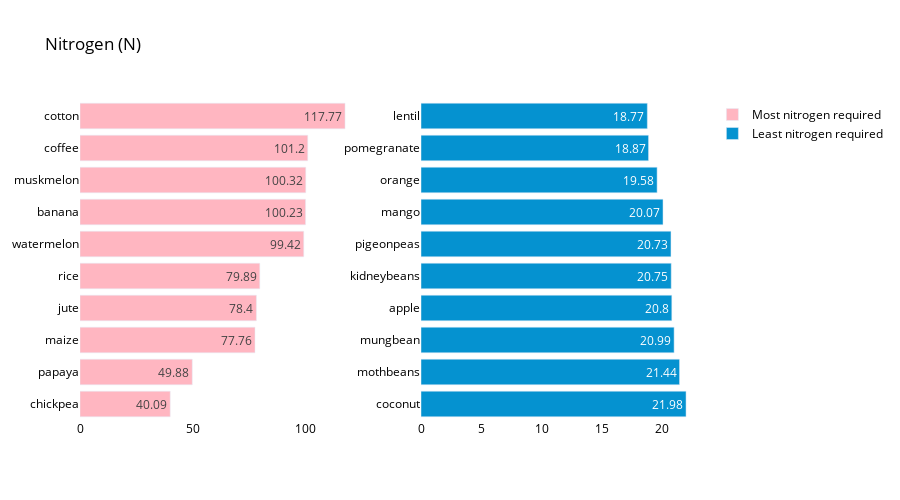

Notebook source saved alongside this figure:
### Markdown cell above
### Nitrogen Analysis

### Code cell
crop_summary_N = crop_summary.sort_values(by='N', ascending=False)
  
fig = make_subplots(rows=1, cols=2)

top = {
    'y' : crop_summary_N['N'][0:10].sort_values().index,
    'x' : crop_summary_N['N'][0:10].sort_values()
}

last = {
    'y' : crop_summary_N['N'][-10:].index,
    'x' : crop_summary_N['N'][-10:]
}

fig.add_trace(
    go.Bar(top,
           name="Most nitrogen required",
           marker_color=random.choice(colorarr),
           orientation='h',
          text=top['x']),
    
    row=1, col=1
)

fig.add_trace(
    go.Bar(last,
           name="Least nitrogen required",
           marker_color=random.choice(colorarr),
           orientation='h',
          text=last['x']),
    row=1, col=2
)
fig.update_traces(texttemplate='%{text}', textposition='inside')
fig.update_layout(title_text="Nitrogen (N)",
                  plot_bgcolor='white',
                  font_size=12, 
                  font_color='black',
                 height=500)

fig.update_xaxes(showgrid=False)
fig.update_yaxes(showgrid=False)
fig.show()

### Figure 1 — Plotly figure (JSON) as saved in the notebook; plotly's stock layout.template omitted (floating-point values rounded to 4 significant figures)
{"data": [{"marker": {"color": "#Ffb6c1"}, "name": "Most nitrogen required", "orientation": "h", "text": [40.09, 49.88, 77.76, 78.4, 79.89, 99.42, 100.2, 100.3, 101.2, 117.8], "textposition": "inside", "texttemplate": "%{text}", "type": "bar", "x": [40.09, 49.88, 77.76, 78.4, 79.89, 99.42, 100.2, 100.3, 101.2, 117.8], "xaxis": "x", "y": ["chickpea", "papaya", "maize", "jute", "rice", "watermelon", "banana", "muskmelon", "coffee", "cotton"], "yaxis": "y"}, {"marker": {"color": "#0592D0"}, "name": "Least nitrogen required", "orientation": "h", "text": [21.98, 21.44, 20.99, 20.8, 20.75, 20.73, 20.07, 19.58, 18.87, 18.77], "textposition": "inside", "texttemplate": "%{text}", "type": "bar", "x": [21.98, 21.44, 20.99, 20.8, 20.75, 20.73, 20.07, 19.58, 18.87, 18.77], "xaxis": "x2", "y": ["coconut", "mothbeans", "mungbean", "apple", "kidneybeans", "pigeonpeas", "mango", "orange", "pomegranate", "lentil"], "yaxis": "y2"}], "layout": {"font": {"color": "black", "size": 12}, "height": 500, "plot_bgcolor": "white", "title": {"text": "Nitrogen (N)"}, "xaxis": {"anchor": "y", "domain": [0, 0.45], "showgrid": false}, "xaxis2": {"anchor": "y2", "domain": [0.55, 1], "showgrid": false}, "yaxis": {"anchor": "x", "domain": [0, 1], "showgrid": false}, "yaxis2": {"anchor": "x2", "domain": [0, 1], "showgrid": false}}}
